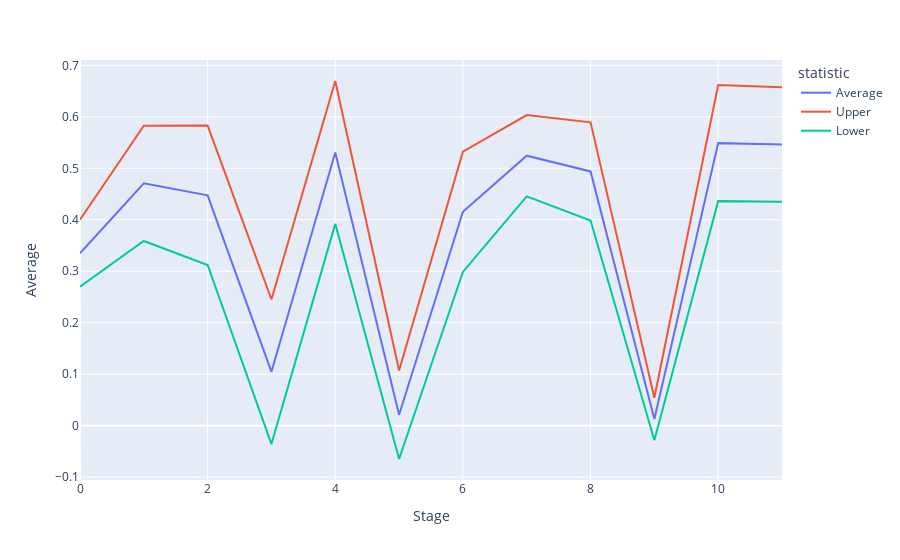

The code cell stored with this chart in its notebook:
### Code cell
import plotly.express as px
labels={"value": "Average", "variable": 'Statistic'}
fig = px.line(df, x='Stage', y=df.columns, labels=labels)
#fig.add_scatter()
fig.update_layout(autosize=True)

fig.show()

### Figure 1 — Plotly figure (JSON) as saved in the notebook; plotly's stock layout.template omitted (floating-point values rounded to 4 significant figures)
{"data": [{"hovertemplate": "statistic=Average<br>Stage=%{x}<br>Average=%{y}<extra></extra>", "legendgroup": "Average", "line": {"color": "#636efa", "dash": "solid"}, "mode": "lines", "name": "Average", "orientation": "v", "showlegend": true, "type": "scatter", "x": [0, 1, 2, 3, 4, 5, 6, 7, 8, 9, 10, 11], "xaxis": "x", "y": [0.335, 0.4708, 0.4476, 0.1047, 0.5308, 0.02125, 0.4156, 0.5245, 0.4939, 0.01292, 0.5489, 0.5463], "yaxis": "y"}, {"hovertemplate": "statistic=Upper<br>Stage=%{x}<br>Average=%{y}<extra></extra>", "legendgroup": "Upper", "line": {"color": "#EF553B", "dash": "solid"}, "mode": "lines", "name": "Upper", "orientation": "v", "showlegend": true, "type": "scatter", "x": [0, 1, 2, 3, 4, 5, 6, 7, 8, 9, 10, 11], "xaxis": "x", "y": [0.4001, 0.5827, 0.583, 0.2451, 0.6696, 0.1073, 0.5324, 0.6035, 0.5893, 0.05424, 0.6616, 0.6574], "yaxis": "y"}, {"hovertemplate": "statistic=Lower<br>Stage=%{x}<br>Average=%{y}<extra></extra>", "legendgroup": "Lower", "line": {"color": "#00cc96", "dash": "solid"}, "mode": "lines", "name": "Lower", "orientation": "v", "showlegend": true, "type": "scatter", "x": [0, 1, 2, 3, 4, 5, 6, 7, 8, 9, 10, 11], "xaxis": "x", "y": [0.27, 0.3588, 0.3121, -0.03576, 0.3921, -0.06476, 0.2988, 0.4454, 0.3986, -0.02839, 0.4362, 0.4352], "yaxis": "y"}], "layout": {"autosize": true, "legend": {"title": {"text": "statistic"}, "tracegroupgap": 0}, "margin": {"t": 60}, "xaxis": {"anchor": "y", "domain": [0, 1], "title": {"text": "Stage"}}, "yaxis": {"anchor": "x", "domain": [0, 1], "title": {"text": "Average"}}}}
